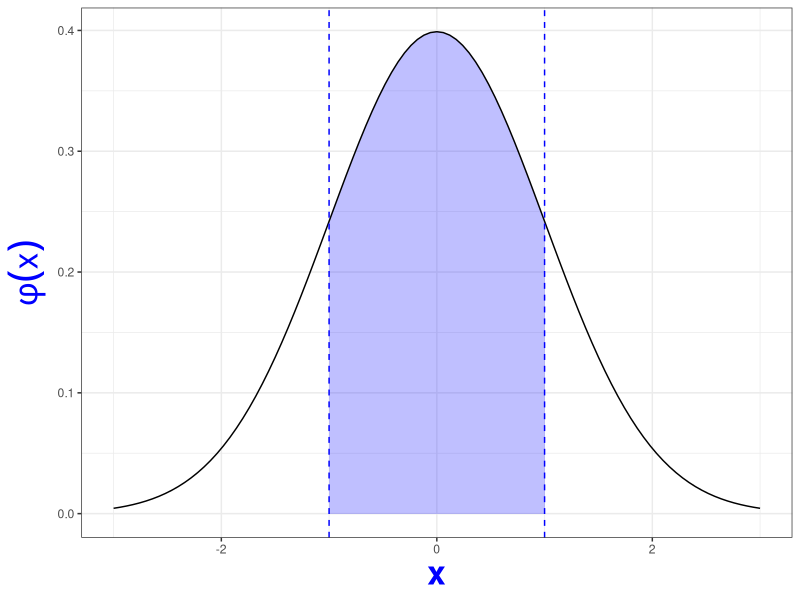
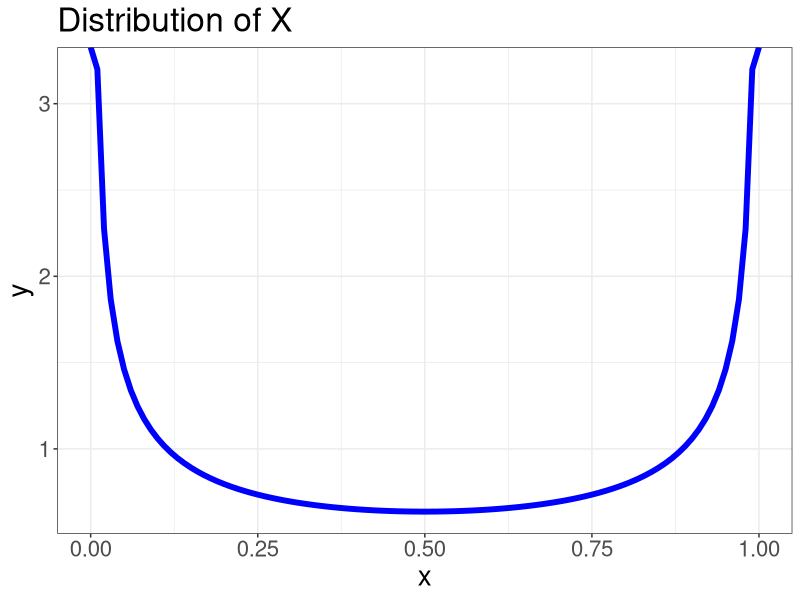
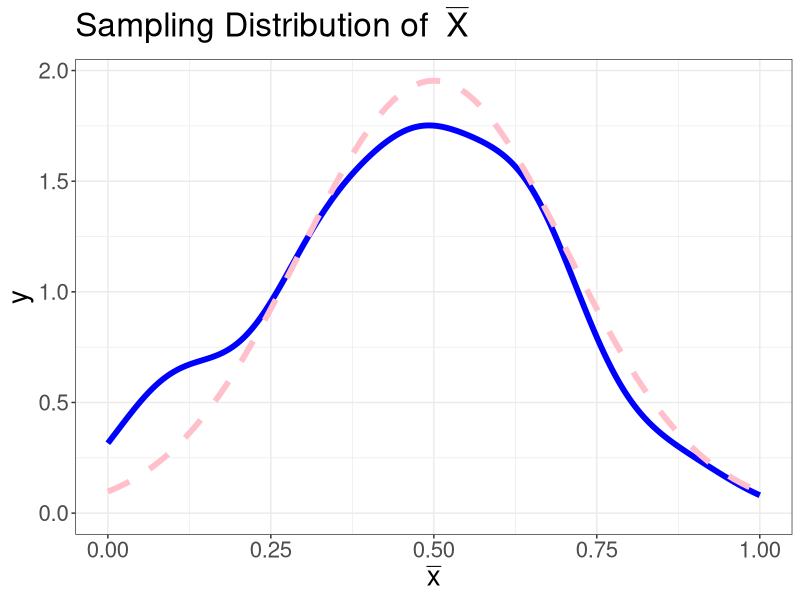
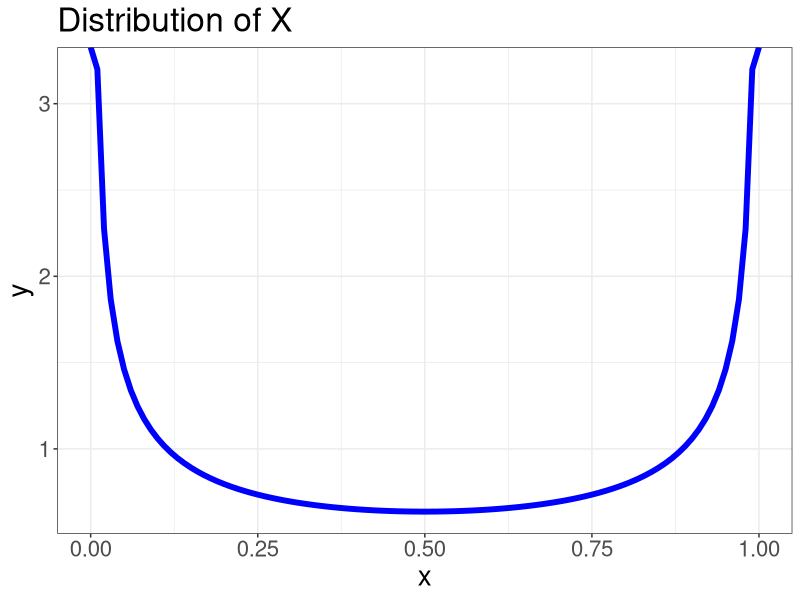
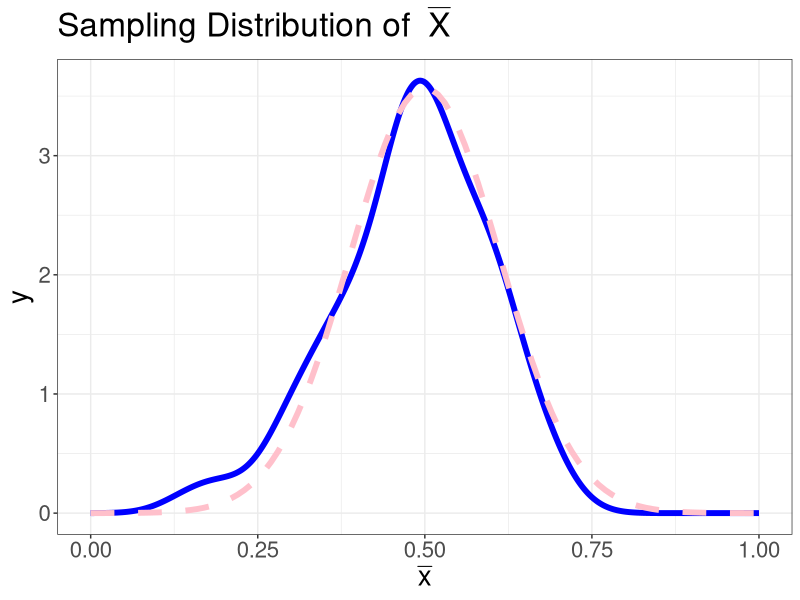
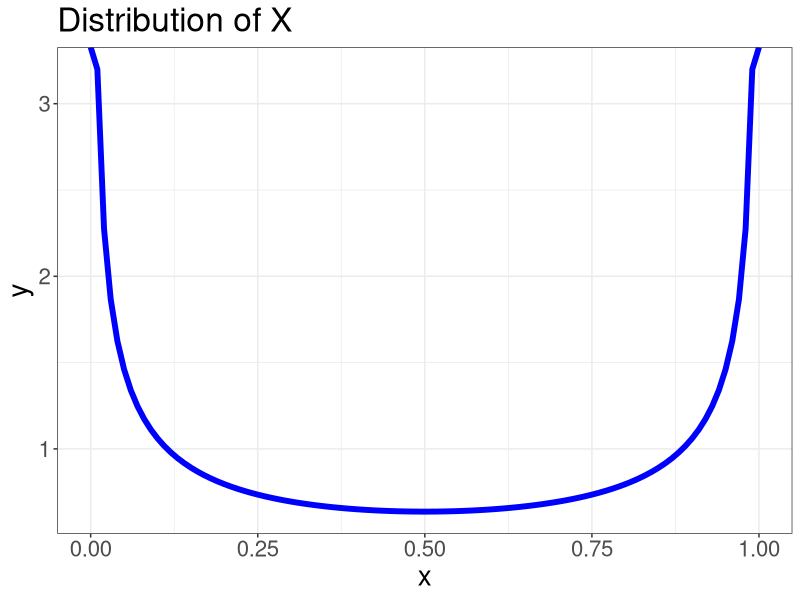
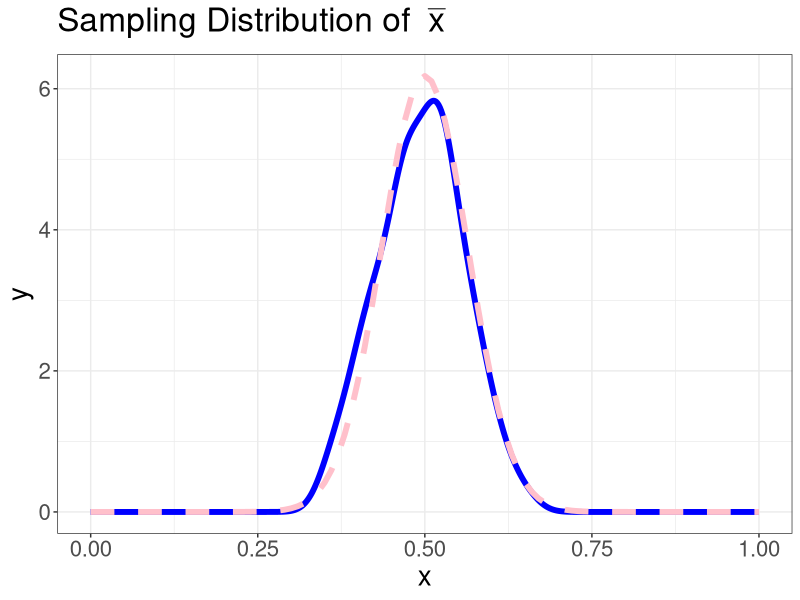
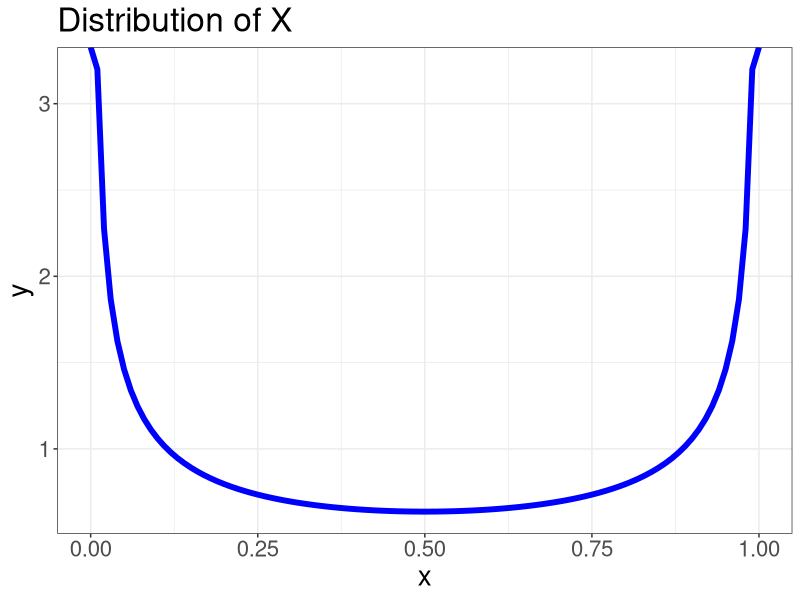

The R source for these figures, in order:
## ---- chunk 1
library(ggplot2)
theme_set(theme_bw())
x_lower <- -3
x_upper <- 3

max_height <- max(dnorm(x_lower:x_upper))

ggplot(data.frame(x = c(x_lower, x_upper)), aes(x = x)) + xlim(x_lower, x_upper) + 
  ylim(0, max_height) +
  geom_area(stat = "function", fun = dnorm, fill = "blue", alpha = 0.25, xlim = c(-1, 1)) +
  stat_function(fun = dnorm) + 
  xlab("x") + 
  ylab(bquote(phi(x))) +
  theme(plot.title = element_text(hjust = 0.5), 
        axis.title.x = element_text(face="bold", colour="blue", size = 24),
        axis.title.y = element_text(face="bold", colour="blue", size = 24)) +
  geom_vline(xintercept = -1, linetype="dashed", colour="blue") +
  geom_vline(xintercept = 1, linetype="dashed", colour="blue")

## ---- chunk 2
library(ggplot2)
theme_set(theme_bw())
p<- ggplot(data.frame(x = c(0, 1)), aes(x = x)) +
  geom_line(stat = "function", fun = dbeta, 
            args = list(shape1=0.5, shape2=0.5),
            color = "blue", cex=2) + 
  ggtitle("Distribution of X")+
  theme(text = element_text(size=20))
p
## ---- chunk 3
n <- 3
set.seed(20200111) # set seed for reproducibility
x_bar <- colMeans(replicate(100, rbeta(n, 0.5, 0.5)))
ggplot(data.frame(x = x_bar), aes(x = x)) +
  geom_density(color = "blue", cex=2) +
  geom_line(stat = "function", fun = dnorm, args = list(mean=0.5, sd=sqrt(0.125/n)), color = "pink", cex=2, linetype="dashed") + xlim(0,1) + ggtitle(bquote("Sampling Distribution of "~bar(X)))+
  theme(text = element_text(size=20))+ xlab(bquote(bar(x)))
## ---- chunk 4
p
## ---- chunk 5
n <- 10
set.seed(20200111) # set seed for reproducibility
x_bar <- colMeans(replicate(100, rbeta(n, 0.5, 0.5)))
ggplot(data.frame(x = x_bar), aes(x = x)) +
  geom_density(color = "blue", cex=2) +
  geom_line(stat = "function", fun = dnorm, args = list(mean=0.5, sd=sqrt(0.125/n)), color = "pink", cex=2, linetype="dashed") + xlim(0,1)+ ggtitle(bquote("Sampling Distribution of "~bar(X)))+
  theme(text = element_text(size=20))+ xlab(bquote(bar(x)))
## ---- chunk 6
p
## ---- chunk 7
n <- 30
set.seed(20200111) # set seed for reproducibility
x_bar <- colMeans(replicate(100, rbeta(n, 0.5, 0.5)))
ggplot(data.frame(x = x_bar), aes(x = x)) +
  geom_density(color = "blue", cex=2) +
  geom_line(stat = "function", fun = dnorm, args = list(mean=0.5, sd=sqrt(0.125/n)), color = "pink", cex=2, linetype="dashed") + xlim(0,1)+ ggtitle(bquote("Sampling Distribution of "~bar(x)))+
  theme(text = element_text(size=20))
## ---- chunk 8
p
## ---- chunk 9
n <- 100
set.seed(20200111) # set seed for reproducibility
x_bar <- colMeans(replicate(100, rbeta(n, 0.5, 0.5)))
ggplot(data.frame(x = x_bar), aes(x = x)) +
  geom_density(color = "blue", cex=2) +
  geom_line(stat = "function", fun = dnorm, args = list(mean=0.5, sd=sqrt(0.125/n)), color = "pink", cex=2, linetype="dashed") + xlim(0,1) + ggtitle(bquote("Sampling Distribution of "~bar(X)))+
  theme(text = element_text(size=20))+ xlab(bquote(bar(x)))
## ---- chunk 10

library(ggplot2)
theme_set(theme_bw())
set.seed(78)
n <- 4
delta <- 1
p1 <- ggplot(data.frame(y=c(rnorm(n), rnorm(n,mean=delta)),
                        Group=c(rep("healthy", n), rep("cancer", n))),
             aes(x=Group, y=y, color = Group)) +
  geom_jitter(size=4) +
  theme(legend.position = "none") +
  theme(text = element_text(size=20)) +
  ylim(-2.75,2.75)
  
set.seed(87)
p1
## ---- chunk 11

library(ggplot2)
theme_set(theme_bw())
suppressPackageStartupMessages(library(cowplot))
set.seed(78)

n <- 8
delta <- 1
p2 <- ggplot(data.frame(y=c(rnorm(n), rnorm(n,mean=delta)),
                        Group=c(rep("healthy", n), rep("cancer", n))),
             aes(x=Group, y=y, color = Group)) +
  geom_jitter(size=4) +
  theme(legend.position = "none") +
  theme(text = element_text(size=20))+
  ylim(-2.75,2.75)
  
set.seed(87)
plot_grid(p1, p2, nrow=1)
## ---- chunk 12

library(ggplot2)
theme_set(theme_bw())
suppressPackageStartupMessages(library(cowplot))
set.seed(78)

n <- 20
delta <- 1
p3 <- ggplot(data.frame(y=c(rnorm(n), rnorm(n,mean=delta)),
                        Group=c(rep("healthy", n), rep("cancer", n))),
             aes(x=Group, y=y, color = Group)) +
  geom_jitter(size=4) +
  theme(legend.position = "none") +
  theme(text = element_text(size=20))+
  ylim(-2.75,2.75)

set.seed(87)  
plot_grid(p1, p2, p3, nrow=1)
## ---- chunk 13

library(ggplot2)
theme_set(theme_bw())
suppressPackageStartupMessages(library(cowplot))
set.seed(78)

n <- 4
delta <- 1
p1 <- ggplot(data.frame(x = c(-2, 3)), aes(x = x)) +
  geom_line(stat = "function", fun = dnorm, args = list(mean=0, sd=sqrt(1/n)), color = "#F8766D", cex=2) +
  geom_line(stat = "function", fun = dnorm, args = list(mean=1, sd=sqrt(1/n)), color = "#00BFC4", cex=2) +
  theme(legend.position = "none") +
  theme(text = element_text(size=20)) + 
  geom_vline(xintercept=c(0,1), linetype="dashed", color="grey")+
  ggtitle(expression(paste("n=4, ", sigma[X], "=1")))+ ylab("")+ xlab(bquote(bar(X)))

n <- 8
delta <- 1
p2 <- ggplot(data.frame(x = c(-2, 3)), aes(x = x)) +
  geom_line(stat = "function", fun = dnorm, args = list(mean=0, sd=sqrt(1/n)), color = "#F8766D", cex=2) +
  geom_line(stat = "function", fun = dnorm, args = list(mean=1, sd=sqrt(1/n)), color = "#00BFC4", cex=2) +
  theme(legend.position = "none") +
  theme(text = element_text(size=20))+ 
  geom_vline(xintercept=c(0,1), linetype="dashed", color="grey")+
  ggtitle(expression(paste("n=8, ", sigma[X], "=1")))+ ylab("")+ xlab(bquote(bar(X)))

n <- 20
delta <- 1
p3 <- ggplot(data.frame(x = c(-2, 3)), aes(x = x)) +
  geom_line(stat = "function", fun = dnorm, args = list(mean=0, sd=sqrt(1/n)), color = "#F8766D", cex=2) +
  geom_line(stat = "function", fun = dnorm, args = list(mean=1, sd=sqrt(1/n)), color = "#00BFC4", cex=2) +
  theme(legend.position = "none") +
  theme(text = element_text(size=20))+ 
  geom_vline(xintercept=c(0,1), linetype="dashed", color="grey")+
  ggtitle(expression(paste("n=20, ", sigma[X], "=1")))+ 
  ylab("") + xlab(bquote(bar(X)))


n <- 4
delta <- 1
p4 <- ggplot(data.frame(x = c(-2, 3)), aes(x = x)) +
  geom_line(stat = "function", fun = dnorm, args = list(mean=0, sd=sqrt(3/n)), color = "#F8766D", cex=2) +
  geom_line(stat = "function", fun = dnorm, args = list(mean=1, sd=sqrt(3/n)), color = "#00BFC4", cex=2) +
  theme(legend.position = "none") +
  theme(text = element_text(size=20)) + 
  geom_vline(xintercept=c(0,1), linetype="dashed", color="grey") +
  ggtitle(expression(paste("n=4, ", sigma[X], "=3")))+ ylab("")+ xlab(bquote(bar(X)))

n <- 8
delta <- 1
p5 <- ggplot(data.frame(x = c(-2, 3)), aes(x = x)) +
  geom_line(stat = "function", fun = dnorm, args = list(mean=0, sd=sqrt(3/n)), color = "#F8766D", cex=2) +
  geom_line(stat = "function", fun = dnorm, args = list(mean=1, sd=sqrt(3/n)), color = "#00BFC4", cex=2) +
  theme(legend.position = "none") +
  theme(text = element_text(size=20))+ 
  geom_vline(xintercept=c(0,1), linetype="dashed", color="grey")+
  ggtitle(expression(paste("n=8, ", sigma[X], "=3")))+ ylab("")+ xlab(bquote(bar(X)))

n <- 20
delta <- 1
p6 <- ggplot(data.frame(x = c(-2, 3)), aes(x = x)) +
  geom_line(stat = "function", fun = dnorm, args = list(mean=0, sd=sqrt(3/n)), color = "#F8766D", cex=2) +
  geom_line(stat = "function", fun = dnorm, args = list(mean=1, sd=sqrt(3/n)), color = "#00BFC4", cex=2) +
  theme(legend.position = "none") +
  theme(text = element_text(size=20))+ 
  geom_vline(xintercept=c(0,1), linetype="dashed", color="grey")+
  ggtitle(expression(paste("n=20, ", sigma[X], "=3")))+ ylab("")+ xlab(bquote(bar(X)))

set.seed(87)  
plot_grid(p1, p2, p3, p4, p5, p6, nrow=2)
